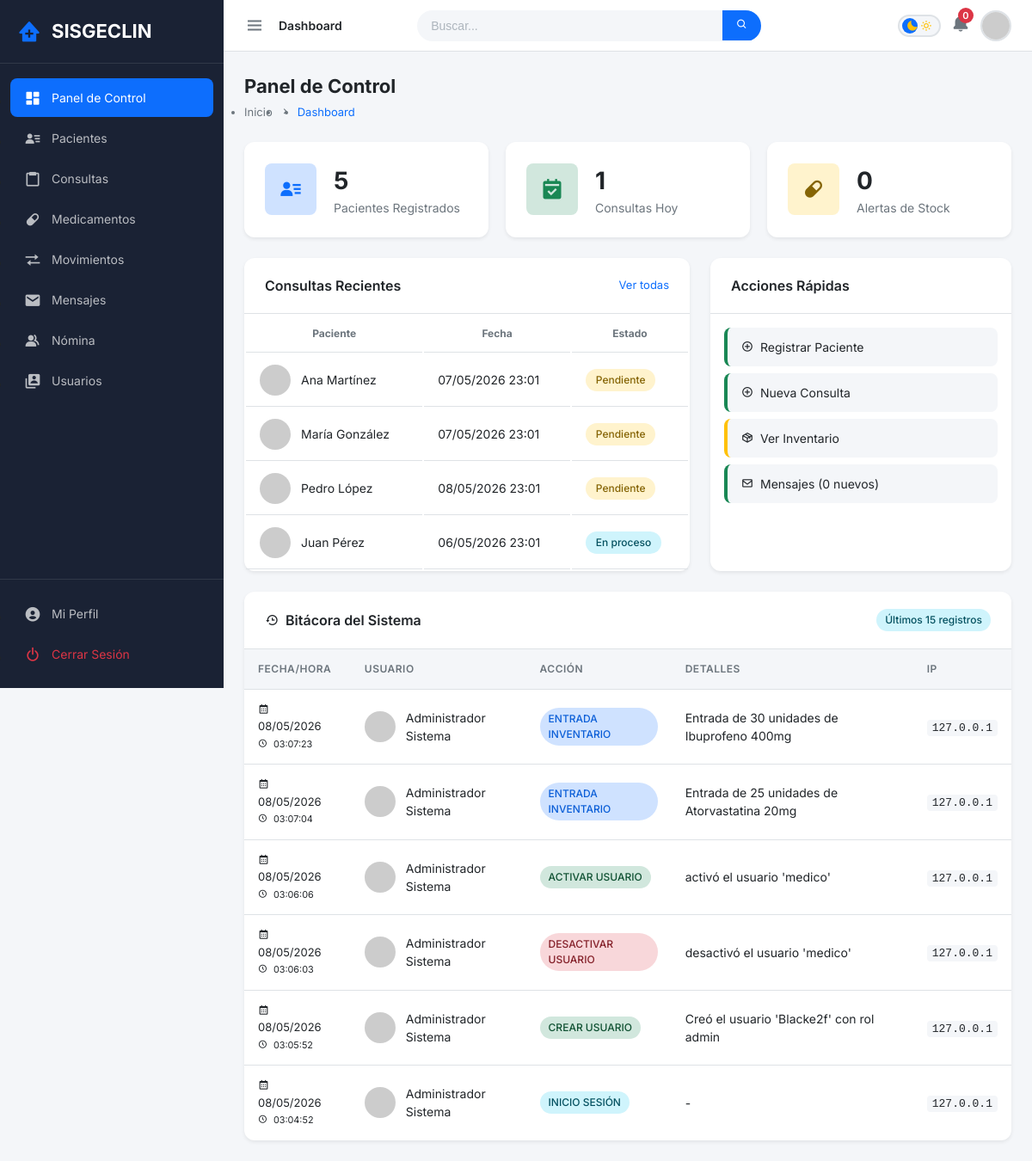
/index.php (signed in), run on the app's committed database.
### tables this page shows
CREATE TABLE `consultas` (
  `id` int(11) NOT NULL,
  `paciente_id` int(11) NOT NULL,
  `medico_id` int(11) DEFAULT NULL,
  `empleado_id` int(10) UNSIGNED DEFAULT NULL,
  `fecha_hora` datetime NOT NULL,
  `motivo` text NOT NULL,
  `diagnostico` text DEFAULT NULL,
  `tratamiento` text DEFAULT NULL,
  `estado` enum('pendiente','en_proceso','completada','cancelada') NOT NULL DEFAULT 'pendiente',
  `created_at` timestamp NOT NULL DEFAULT current_timestamp(),
  `updated_at` timestamp NOT NULL DEFAULT current_timestamp() ON UPDATE current_timestamp()
);

CREATE TABLE `pacientes` (
  `id` int(11) NOT NULL,
  `nombre` varchar(80) NOT NULL,
  `apellido` varchar(80) NOT NULL,
  `cedula` varchar(20) NOT NULL,
  `telefono` varchar(20) DEFAULT NULL,
  `email` varchar(100) DEFAULT NULL,
  `direccion` text DEFAULT NULL,
  `fecha_nacimiento` date DEFAULT NULL,
  `genero` enum('M','F','Otro') NOT NULL DEFAULT 'M',
  `tipo_sangre` varchar(5) DEFAULT NULL,
  `alergias` text DEFAULT NULL,
  `created_at` timestamp NOT NULL DEFAULT current_timestamp(),
  `updated_at` timestamp NOT NULL DEFAULT current_timestamp() ON UPDATE current_timestamp()
);

CREATE TABLE `bitacora` (
  `id` int(11) NOT NULL,
  `usuario_id` int(11) NOT NULL,
  `accion` varchar(100) NOT NULL,
  `tabla` varchar(50) DEFAULT NULL,
  `registro_id` int(11) DEFAULT NULL,
  `detalles` text DEFAULT NULL,
  `ip` varchar(45) DEFAULT NULL,
  `created_at` timestamp NOT NULL DEFAULT current_timestamp()
);

CREATE TABLE `usuarios` (
  `id` int(11) NOT NULL,
  `username` varchar(50) NOT NULL,
  `email` varchar(100) NOT NULL,
  `password` varchar(255) NOT NULL,
  `nombre_completo` varchar(150) NOT NULL,
  `rol` enum('admin','medico','recepcionista') NOT NULL DEFAULT 'recepcionista',
  `activo` tinyint(1) NOT NULL DEFAULT 1,
  `ultimo_acceso` datetime DEFAULT NULL,
  `created_at` timestamp NOT NULL DEFAULT current_timestamp(),
  `updated_at` timestamp NOT NULL DEFAULT current_timestamp() ON UPDATE current_timestamp()
);

### Controllers/DashboardController.php (called while the page is built, shortened)
<?php
class DashboardController extends Controller
{
    public function index()
    {
        $user      = Session::getUser();
        $csrfToken = Security::generateCSRFToken();
        try {
            $stats = [
                'pacientes'  => (int)(Database::fetch("SELECT COUNT(*) as total FROM pacientes")->total ?? 0),
                'consultas'  => (int)(Database::fetch("SELECT COUNT(*) as total FROM consultas WHERE DATE(fecha_hora) = CURDATE()")->total ?? 0),
                'inventario' => (int)(Database::fetch("SELECT COUNT(*) as total FROM inventario WHERE cantidad <= stock_minimo")->total ?? 0),
                'mensajes'   => (int)(Database::fetch(
                    "SELECT COUNT(*) as total FROM mensajes WHERE destinatario_id = :id AND leido = 0",
                    ['id' => $user['id']]
                )->total ?? 0),
            ];
            $consultasRecientes = Database::fetchAll(
                "SELECT c.id, c.fecha_hora, c.motivo, c.estado,
                        p.nombre AS pac_nombre, p.apellido AS pac_apellido,
                        COALESCE(
                            CONCAT(e.nombre, ' ', e.apellido),
                            u.username
                        ) AS medico,
                        COALESCE(e.cargo, 'Médico') AS medico_cargo
                 FROM consultas c
                 JOIN pacientes p ON c.paciente_id = p.id
                 LEFT JOIN nomina e ON c.empleado_id = e.id
                 LEFT JOIN usuarios u ON c.medico_id = u.id
                 ORDER BY c.created_at DESC
                 LIMIT 4"
            );
            $bitacora = null;
            if ($user['rol'] === 'admin') {
                $bitacora = Database::fetchAll(
                    "SELECT b.*, u.nombre_completo, u.username
                     FROM bitacora b
                     JOIN usuarios u ON b.usuario_id = u.id
                     ORDER BY b.created_at DESC
                     LIMIT 15"
                );
            }
        } catch (\Throwable $e) {
            $stats              = ['pacientes' => 0, 'consultas' => 0, 'inventario' => 0, 'mensajes' => 0];
            $consultasRecientes = [];
            $bitacora           = null;
        }
        $this->view('dashboard', [
            'username'           => $user['username']       ?? 'Usuario',
            'nombre_completo'    => Session::get('nombre_completo') ?? $user['username'],
            'rol'                => $user['rol']             ?? 'recepcionista',
            'stats'              => $stats,
            'consultasRecientes' => $consultasRecientes,
            'bitacora'           => $bitacora,
            'csrf_token'         => $csrfToken,
            'module'             => 'dashboard',
        ]);
    }
}

### Core/Database.php (called while the page is built, shortened)
<?php
class Database
{
    private static $instance = null;
    private $connection;
    private function __construct()
    {
        $configPath = dirname(__DIR__) . '/config/database.php';
        $config = require $configPath;
        try {
            $dsn = "mysql:host={$config['host']};dbname={$config['database']};charset={$config['charset']}";
            $this->connection = new PDO($dsn, $config['user'], $config['password']);
            $this->connection->setAttribute(PDO::ATTR_ERRMODE, PDO::ERRMODE_EXCEPTION);
            $this->connection->setAttribute(PDO::ATTR_DEFAULT_FETCH_MODE, PDO::FETCH_OBJ);
        } catch (PDOException $e) {
            die('Error de conexión: ' . $e->getMessage());
        }
    }
    public static function getInstance()
    {
        if (self::$instance === null) {
            self::$instance = new self();
        }
        return self::$instance;
    }
    public function getConnection()
    {
        return $this->connection;
    }
    public static function query($sql, $params = [])
    {
        $db = self::getInstance()->getConnection();
        $stmt = $db->prepare($sql);
        $stmt->execute($params);
        return $stmt;
    }
    public static function fetchAll($sql, $params = [])
    {
        return self::query($sql, $params)->fetchAll();
    }
    public static function fetch($sql, $params = [])
    {
        return self::query($sql, $params)->fetch();
    }
}

### Views/partials/dashboard_content.php (the view, shortened to what this page needs)
<?php
$stats              = $stats              ?? ['pacientes' => 0, 'consultas' => 0, 'inventario' => 0, 'mensajes' => 0];
$consultasRecientes = $consultasRecientes ?? [];
$bitacora           = $bitacora           ?? null;
$rol                = $rol                ?? 'recepcionista';
?>
<div class="head-title">
    <div class="left">
        <h1>Panel de Control</h1>
        <ul class="breadcrumb">
            <li><a href="index.php?module=dashboard">Inicio</a></li>
            <li><i class='bx bx-chevron-right'></i></li>
            <li><a class="active" href="#">Dashboard</a></li>
        </ul>
    </div>
</div>
<ul class="box-info">
    <li onclick="location.href='index.php?module=pacientes'" style="cursor:pointer;">
        <i class='bx bxs-user-detail'></i>
        <span class="text">
            <h3><?php echo $stats['pacientes']; ?></h3>
            <p>Pacientes Registrados</p>
        </span>
    </li>
    <li onclick="location.href='index.php?module=consultas'" style="cursor:pointer;">
        <i class='bx bxs-calendar-check'></i>
        <span class="text">
            <h3><?php echo $stats['consultas']; ?></h3>
            <p>Consultas Hoy</p>
        </span>
    </li>
    <li onclick="location.href='index.php?module=medicina'" style="cursor:pointer;" class="<?php echo $stats['inventario'] > 0 ? 'alert-box' : ''; ?>">
        <i class='bx bxs-capsule'></i>
        <span class="text">
            <h3><?php echo $stats['inventario']; ?></h3>
            <p>Alertas de Stock</p>
        </span>
    </li>
</ul>
<div class="table-data">
    <div class="order">
        <div class="head">
            <h3>Consultas Recientes</h3>
            <a href="index.php?module=consultas" style="color: var(--primary); font-size: 13px;">Ver todas</a>
        </div>
        <table>
            <thead>
                <tr>
                    <th>Paciente</th>
                    <th>Fecha</th>
                    <th>Estado</th>
                </tr>
            </thead>
            <tbody>
                <?php if (!empty($consultasRecientes)): ?>
                    <?php foreach ($consultasRecientes as $c): ?>
                        <tr>
                            <td>
                                <div class="cell-user">
                                    <img src="https://ui-avatars.com/api/?name=<?php echo urlencode($c->pac_nombre . '+' . $c->pac_apellido); ?>&background=0d6efd&color=fff&size=32" alt="">
                                    <span><?php echo htmlspecialchars($c->pac_nombre . ' ' . $c->pac_apellido); ?></span>
                                </div>
                            </td>
                            <td><?php echo date('d/m/Y H:i', strtotime($c->fecha_hora)); ?></td>
                            <td><span class="status status-<?php echo $c->estado; ?>"><?php echo ucfirst(str_replace('_', ' ', $c->estado)); ?></span></td>
                        </tr>
                    <?php endforeach; ?>
                <?php else: ?>
                    <tr><td colspan="3" style="text-align:center; padding: 30px; color: var(--text-muted);">No hay consultas recientes</td></tr>
                <?php endif; ?>
            </tbody>
        </table>
    </div>
    <div class="todo">
        <div class="head">
            <h3>Acciones Rápidas</h3>
        </div>
        <ul class="todo-list">
            <li class="completed" onclick="location.href='index.php?module=pacientes'" style="cursor:pointer;">
                <p><i class='bx bx-plus-circle'></i> Registrar Paciente</p>
            </li>
            <li class="completed" onclick="location.href='index.php?module=consultas'" style="cursor:pointer;">
                <p><i class='bx bx-plus-circle'></i> Nueva Consulta</p>
            </li>
            <li class="not-completed" onclick="location.href='index.php?module=medicina'" style="cursor:pointer;">
                <p><i class='bx bx-package'></i> Ver Inventario</p>
            </li>
            <li class="completed" onclick="location.href='index.php?module=mensajes'" style="cursor:pointer;">
                <p><i class='bx bx-envelope'></i> Mensajes (<?php echo $stats['mensajes']; ?> nuevos)</p>
            </li>
        </ul>
    </div>
</div>
<?php if ($rol === 'admin' && $bitacora !== null): ?>
<div class="table-container" style="margin-top: 24px;">
    <div class="table-header">
        <h3><i class='bx bx-history'></i> Bitácora del Sistema</h3>
        <span class="badge badge-info">Últimos 15 registros</span>
    </div>
    <div class="table-responsive">
        <table class="data-table">
            <thead>
                <tr>
                    <th>Fecha/Hora</th>
                    <th>Usuario</th>
                    <th>Acción</th>
                    <th>Detalles</th>
                    <th>IP</th>
                </tr>
            </thead>
            <tbody>
                <?php if (!empty($bitacora)): ?>
                    <?php foreach ($bitacora as $b): ?>
                        <?php
                        $badgeClass = 'badge-primary';
                        if (strpos($b->accion, 'ELIMINAR') !== false) $badgeClass = 'badge-danger';
                        elseif (strpos($b->accion, 'CREAR') !== false) $badgeClass = 'badge-success';
                        elseif (strpos($b->accion, 'EDITAR') !== false || strpos($b->accion, 'ACTUALIZAR') !== false) $badgeClass = 'badge-warning';
                        elseif (strpos($b->accion, 'INICIO') !== false || strpos($b->accion, 'CIERRE') !== false) $badgeClass = 'badge-info';
                        elseif (strpos($b->accion, 'DESACTIVAR') !== false) $badgeClass = 'badge-danger';
                        elseif (strpos($b->accion, 'ACTIVAR') !== false) $badgeClass = 'badge-success';
                        ?>
                        <tr>
                            <td>
                                <div class="cell-date">
                                    <i class='bx bx-calendar'></i> <?php echo date('d/m/Y', strtotime($b->created_at)); ?>
                                    <br><small><i class='bx bx-time-five'></i> <?php echo date('H:i:s', strtotime($b->created_at)); ?></small>
                                </div>
                            </td>
                            <td>
                                <div class="cell-user">
                                    <img src="https://ui-avatars.com/api/?name=<?php echo urlencode($b->nombre_completo); ?>&background=0d6efd&color=fff&size=32" alt="">
                                    <span><?php echo htmlspecialchars($b->nombre_completo); ?></span>
                                </div>
                            </td>
                            <td><span class="badge <?php echo $badgeClass; ?>"><?php echo htmlspecialchars($b->accion); ?></span></td>
                            <td><?php echo htmlspecialchars($b->detalles ?? '-'); ?></td>
                            <td><code><?php echo htmlspecialchars($b->ip); ?></code></td>
                        </tr>
                    <?php endforeach; ?>
                <?php endif; ?>
            </tbody>
        </table>
    </div>
</div>
<?php endif; ?>

### data on the page
consultas: paciente.apellido "Ana Martínez", fecha_hora "07/05/2026 23:01", estado "Pendiente"
consultas: paciente.apellido "María González", fecha_hora "07/05/2026 23:01", estado "Pendiente"
consultas: paciente.apellido "Pedro López", fecha_hora "08/05/2026 23:01", estado "Pendiente"
consultas: paciente.apellido "Juan Pérez", fecha_hora "06/05/2026 23:01", estado "En proceso"
bitacora: created_at "08/05/2026", created_at "03:07:23", usuario.nombre_completo "Administrador Sistema", accion "ENTRADA INVENTARIO", detalles "Entrada de 30 unidades de Ibuprofeno 400mg", ip "127.0.0.1"
bitacora: created_at "08/05/2026", created_at "03:07:04", usuario.nombre_completo "Administrador Sistema", accion "ENTRADA INVENTARIO", detalles "Entrada de 25 unidades de Atorvastatina 20mg", ip "127.0.0.1"
bitacora: created_at "08/05/2026", created_at "03:06:06", usuario.nombre_completo "Administrador Sistema", accion "ACTIVAR USUARIO", detalles "activó el usuario 'medico'", ip "127.0.0.1"
bitacora: created_at "08/05/2026", created_at "03:06:03", usuario.nombre_completo "Administrador Sistema", accion "DESACTIVAR USUARIO", detalles "desactivó el usuario 'medico'", ip "127.0.0.1"
bitacora: created_at "08/05/2026", created_at "03:05:52", usuario.nombre_completo "Administrador Sistema", accion "CREAR USUARIO", detalles "Creó el usuario 'Blacke2f' con rol admin", ip "127.0.0.1"
bitacora: created_at "08/05/2026", created_at "03:04:52", usuario.nombre_completo "Administrador Sistema", accion "INICIO SESIÓN", detalles "-", ip "127.0.0.1"

### other printed values
$module "Dashboard"
$stats['mensajes'] "0"
$stats['pacientes'] "5"
$stats['consultas'] "1"
$stats['inventario'] "0"
